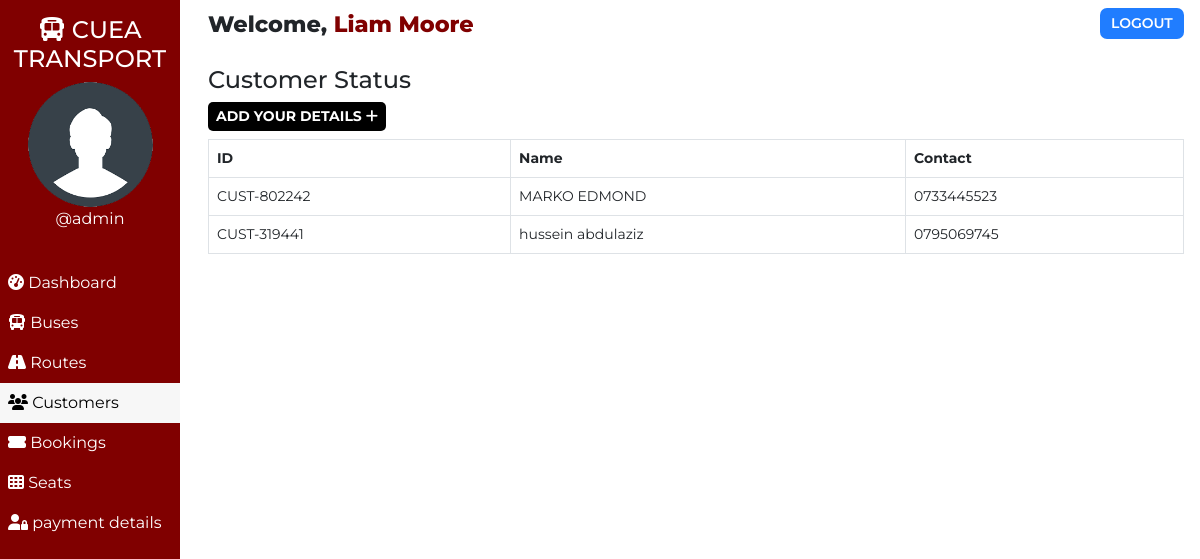
The page /user/customer.php (signed in) on the database its author committed.
### tables this page shows
CREATE TABLE `users` (
  `user_id` int(11) NOT NULL,
  `user_fullname` varchar(100) NOT NULL,
  `user_name` varchar(30) NOT NULL,
  `user_password` varchar(255) NOT NULL,
  `user_created` datetime NOT NULL DEFAULT current_timestamp()
);

CREATE TABLE `customers` (
  `id` int(100) NOT NULL,
  `customer_id` varchar(255) NOT NULL,
  `customer_name` varchar(30) NOT NULL,
  `customer_phone` varchar(10) NOT NULL,
  `customer_created` datetime NOT NULL DEFAULT current_timestamp()
);

### user/customer.php (the view, shortened to what this page needs)
<!DOCTYPE html>
<html lang="en">
<head>
    <link href="https://cdn.jsdelivr.net/npm/bootstrap@5.0.1/dist/css/bootstrap.min.css" rel="stylesheet">
    <?php
        $page="customer";
    ?>
</head>
<body>
    <?php require '../assets/partials/_admin-header.php';?>
        <?php
            $resultSql = "SELECT * FROM `customers` ORDER BY customer_created DESC";
            $resultSqlResult = mysqli_query($conn, $resultSql);
            if(!mysqli_num_rows($resultSqlResult)){ ?>
                <div class="container mt-4">
                    <div id="noCustomers" class="alert alert-dark " role="alert">
                        <h1 class="alert-heading">No Customers Found!!</h1>
                        <p class="fw-light">Be the first person to add one!</p>
                        <hr>
                        <div id="addCustomerAlert" class="alert alert-success" role="alert">
                                Click on <button id="add-button" class="button btn-sm"type="button"data-bs-toggle="modal" data-bs-target="#addModal">ADD <i class="fas fa-plus"></i></button> to add a customer!
                        </div>
                    </div>
                </div>
            <?php }
            else { ?>
            <section id="customer">
                <div id="head">
                    <h4>Customer Status</h4>
                </div>
                <div id="customer-results">
                    <div>
                        <button id="add-button" class="button btn-sm"type="button"data-bs-toggle="modal" data-bs-target="#addModal">Add your Details <i class="fas fa-plus"></i></button>
                    </div>
                    <table class="table table-hover table-bordered">
                        <thead>
                            <th>ID</th>
                            <th>Name</th>
                            <th>Contact</th>
                        </thead>
                        <?php
                            while($row = mysqli_fetch_assoc($resultSqlResult))
                            {
                                $customer_id = $row["customer_id"];
                                $customer_name = $row["customer_name"];
                                $customer_phone = $row["customer_phone"];
                        ?>
                        <tr>
                            <td>
                                <?php
                                    echo $customer_id;
                                ?>
                            </td>
                            <td>
                                <?php
                                    echo $customer_name;
                                ?>
                            </td>
                            <td>
                                <?php
                                    echo $customer_phone;
                                ?>
                            </td>
                        </tr>
                    <?php
                        }
                    ?>
                    </table>
                </div>
            </section>
            <?php } ?>
        </div>
    </main>
</body>
</html>

### assets/partials/_admin-header.php (shortened to what this page needs)
<?php
    $conn = db_connect();
    $user_id = $_SESSION['user_id'];
    $sql = "SELECT * FROM users WHERE user_id = $user_id";
    $result = mysqli_query($conn, $sql);
    if($row = mysqli_fetch_assoc($result))
    {
        $user_fullname = $row["user_fullname"];
        $user_name = $row["user_name"];
    }
?>
    <main id="container">
        <div id="sidebar">
            <h4><i class="fas fa-bus"></i> CUEA TRANSPORT</h4>
            <div>
                <img class="adminDp" src="../assets/img/userav-min.png" height="125px" alt="Admin Profile Pic">
                <p>
                    <?php  echo '@'.$user_name;  ?>
                </p>
            </div>
            <ul id="options">
                <li class="option <?php if($page=='dashboard'){ echo 'active';}?>">
                    <a href="./dashboard.php">
                    <i class="fas fa-tachometer-alt"></i> Dashboard
                    </a>
                </li>
                <li class="option <?php if($page=='bus'){ echo 'active';}?>">
                    <a href="./bus.php">
                    <i class="fas fa-bus"></i> Buses
                    </a>
                </li>
                <li class="option <?php if($page=='route'){ echo 'active';}?>">
                    <a href="./route.php">
                    <i class="fas fa-road"></i> Routes
                    </a>
                </li>
                <li class="option <?php if($page=='customer'){ echo 'active';}?>">
                    <a href="./customer.php">
                    <i class="fas fa-users"></i> Customers
                    </a>
                </li>
                <li class="option <?php if($page=='booking'){ echo 'active';}?>">
                    <a href="./booking.php">
                    <i class="fas fa-ticket-alt"></i> Bookings
                    </a>
                </li>
                <li class="option <?php if($page=='seat'){ echo 'active';}?>">
                    <a href="./seat.php">
                    <i class="fas fa-th"></i> Seats
                    </a>
                </li>
                <li class="option <?php if($page=='signup'){ echo 'active';}?>">
                    <a href="./pays.php">
                    <i class="fas fa-user-lock"></i> payment details
                    </a>
                </li>
            </ul>
        </div>
        <div id="main-content">
            <section id="welcome">
                <ul>
                    <li class="welcome-item">Welcome,
                        <span id="USER">
                            <?php
                                echo $user_fullname;
                            ?>
                        </span>
                    </li>
                    <li class="welcome-item">
                        <button id="logout" class="btn-sm">
                            <a href="../assets/partials/_logout.php">LOGOUT</a>
                        </button>
                    </li>
                </ul>
            </section>

### assets/styles/admin.php (style rules this page uses)
body { margin: 0; box-sizing: border-box; font-family: 'Montserrat', sans-serif; background-color: white; }
html { scroll-behavior: smooth; }
*, *::after, *::before { box-sizing: inherit; }
#USER { color: maroon; }
.adminDp { border-radius: 50%; }
#welcome { background-color: white; }
#welcome ul { display: flex; justify-content: space-between; list-style-type: none; padding: 0; margin: 0; }
#welcome li { margin: 0 1rem; padding: 0.5rem 0; }
#welcome li:first-child { font-weight: 800; font-size: 1.4rem; }
#logout { padding: 0.3rem 0.7rem; background-color: #207DFF; font-weight: 600; outline: none; border: none; border-radius: 7px; }
#logout a { color: white; text-decoration: none; }
@media only screen and (min-width:1000px) { #sidebar { text-align: center; background-color: maroon; color: white; width: 15%; position: fixed; top: 0%; padding-top: 1rem; z-index: 2; height: 100vh; } }
@media only screen and (min-width:1000px) { #sidebar p { margin: 0; } }
@media only screen and (min-width:1000px) { #sidebar ul { margin-top: 2rem; } }
@media only screen and (min-width:1000px) { #options { list-style-type: none; text-align: left; padding-left: 0; } }
@media only screen and (min-width:1000px) { .option a { display: block; padding: 0.5rem; text-decoration: none; color: inherit; } }
@media only screen and (min-width:1000px) { .active { background-color:#f7f7f7; color:black; } }
@media only screen and (min-width:1000px) { #main-content { margin-left: 16%; } }

### assets/styles/admin-options.php (style rules this page uses)
* { font-family: Montserrat; }
#booking #head, #customer #head, #route #head, #seat #head, #bus #head { padding-top: 1rem; }
#booking, #customer, #route, #bus, #seat { padding: 0 1rem; }
#booking-results > div, #customer-results > div, #route-results > div, #bus-results > div { margin-bottom: 0.5rem; }
#booking-results button, #customer-results button, #route button, #bus-results button { border-radius: 5px; }
.button { border: none; font-weight: bold; text-transform: uppercase; }
#add-button { background-color: black; color: white; }
table { font-size: 14px; }
table th,td { padding-left: 0.3rem; }

### rows shown on the page
users: user_name "admin", user_fullname "Liam Moore"
customers: customer "CUST-802242", customer_name "MARKO EDMOND", customer_phone "0733445523"
customers: customer "CUST-319441", customer_name "hussein abdulaziz", customer_phone "0795069745"
